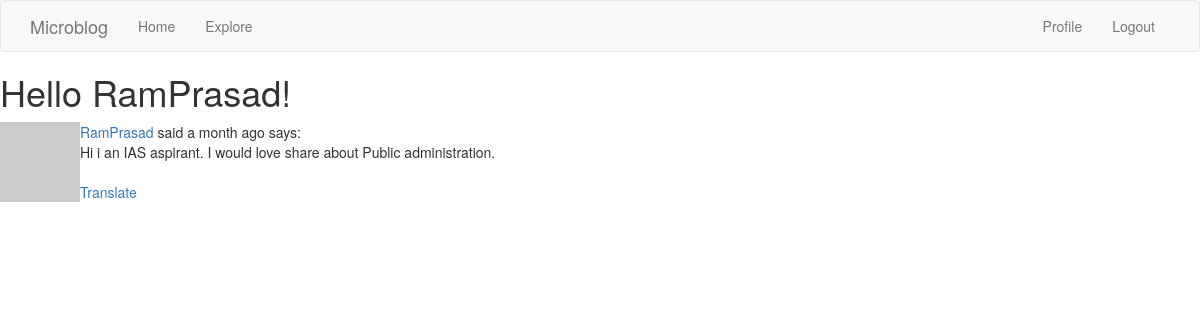
Page /explore (signed in) on the committed database.
### app/models.py (models this page shows, shortened)
class User(UserMixin, db.Model):
	id = db.Column(db.Integer, primary_key=True)
	username = db.Column(db.String(64), index=True, unique=True)
	email = db.Column(db.String(120), index=True, unique=True)
	password_hash = db.Column(db.String(128))
	posts = db.relationship('Posts', backref='author', lazy='dynamic')
	about_me = db.Column(db.String(140))
	last_seen = db.Column(db.DateTime, default=datetime.utcnow)
	followed = db.relationship(
		'User', secondary=followers,
		primaryjoin=(followers.c.follower_id == id),
		secondaryjoin=(followers.c.followed_id == id),
		backref=db.backref('followers', lazy='dynamic'), lazy='dynamic')
	def avatar(self, size):
		digest = md5(self.email.lower().encode('utf-8')).hexdigest()
		return 'https://www.gravatar.com/avatar/{}?d=identicon&s={}'.format(
			digest, size)

class Posts(db.Model):
	id = db.Column(db.Integer,primary_key = True)
	body = db.Column(db.String(140))
	language = db.Column(db.String(6))
	timestamp  = db.Column(db.DateTime,index = True,default = datetime.utcnow)
	user_id = db.Column(db.Integer,db.ForeignKey('user.id'))

### app/main/routes.py (the view)
@bp.route('/explore')
@login_required
def explore():#2
	page = request.args.get('page',1,type = int)
	posts = Posts.query.order_by(Posts.timestamp.desc()).paginate(
		page,current_app.config['POSTS_PER_PAGE'],False)
	next_url = url_for('explore', page=posts.next_num) if posts.has_next else None
	prev_url = url_for('explore', page=posts.prev_num) if posts.has_prev else None
	return render_template('index.html',title = 'Explore',
		posts=posts.items,next_url = next_url,prev_url = prev_url)

### app/models.py (called while the page is built)
@login.user_loader
def load_user(id):
	return User.query.get(int(id))

### app/templates/index.html (shortened to what this page needs)
{% extends "base.html" %}
{% block content %}
	<h1>Hello {{ current_user.username }}!</h1>
	{% for post in posts %}
		{% include "_post.html" %}
	{% endfor %}
{% endblock %}

### app/templates/_post.html
<table>
	<tr valgin="top">
		<td><img src="{{ post.author.avatar(36) }}"></td>
		<td>
			<a href="{{ url_for('main.user',username = post.author.username) }}">{{ post.author.username }}</a>
			said {{ moment(post.timestamp).fromNow() }}
			says:<br>
			<span id="post{{post.id}}">{{ post.body }}</span>
			{% if post.language and post.language != g.locale %}
			<br><br>
			<span id="translation{{post.id}}">
			<a href="javascript:translate(
			'#post{{post.id}}',
			'#translation{{post.id}}',
			'{{post.language}}',
			' {{g.locale }}')">Translate</a>
			{% endif %}
			</span>
		</td>
	</tr>
</table>

### rows in the picture
User: username "RamPrasad"
Posts: author.username "RamPrasad", timestamp "a month ago", body "Hi i an IAS aspirant. I would love share about Public administration."
